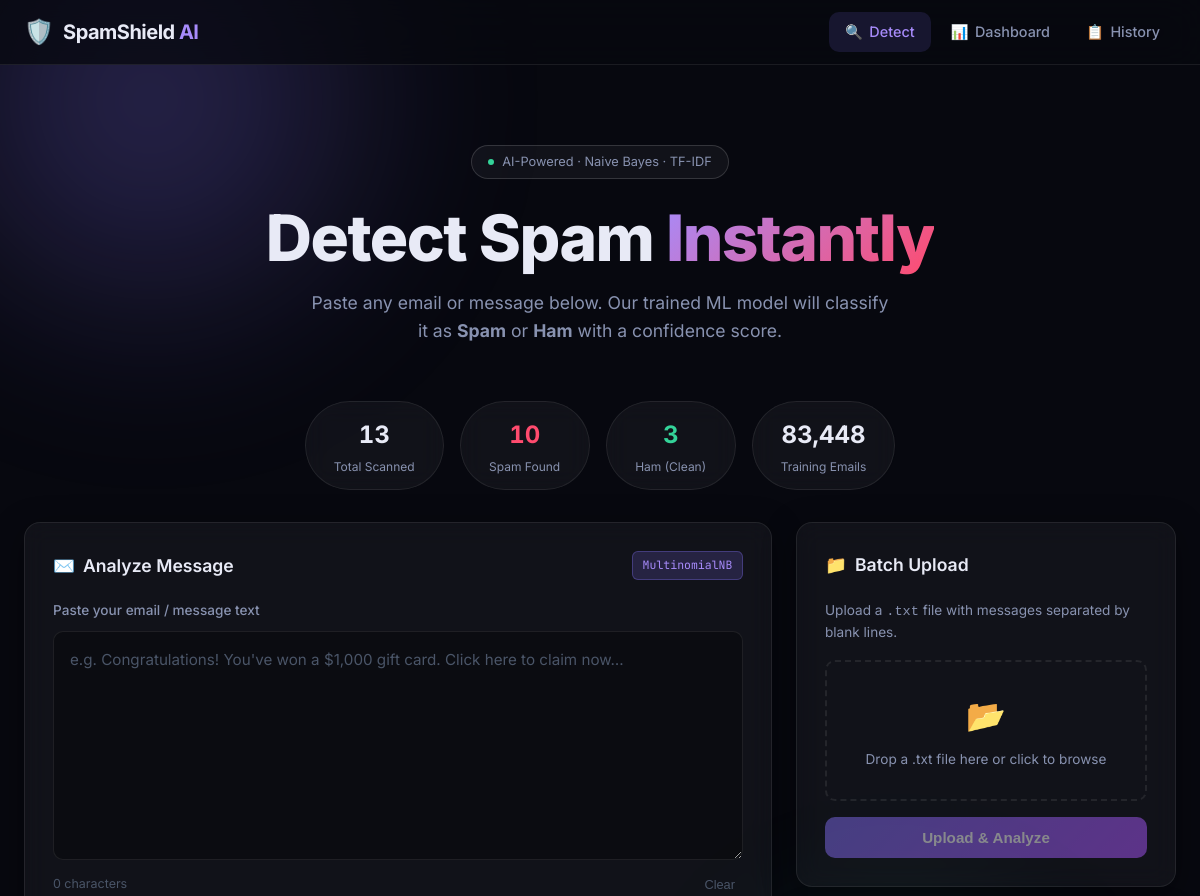
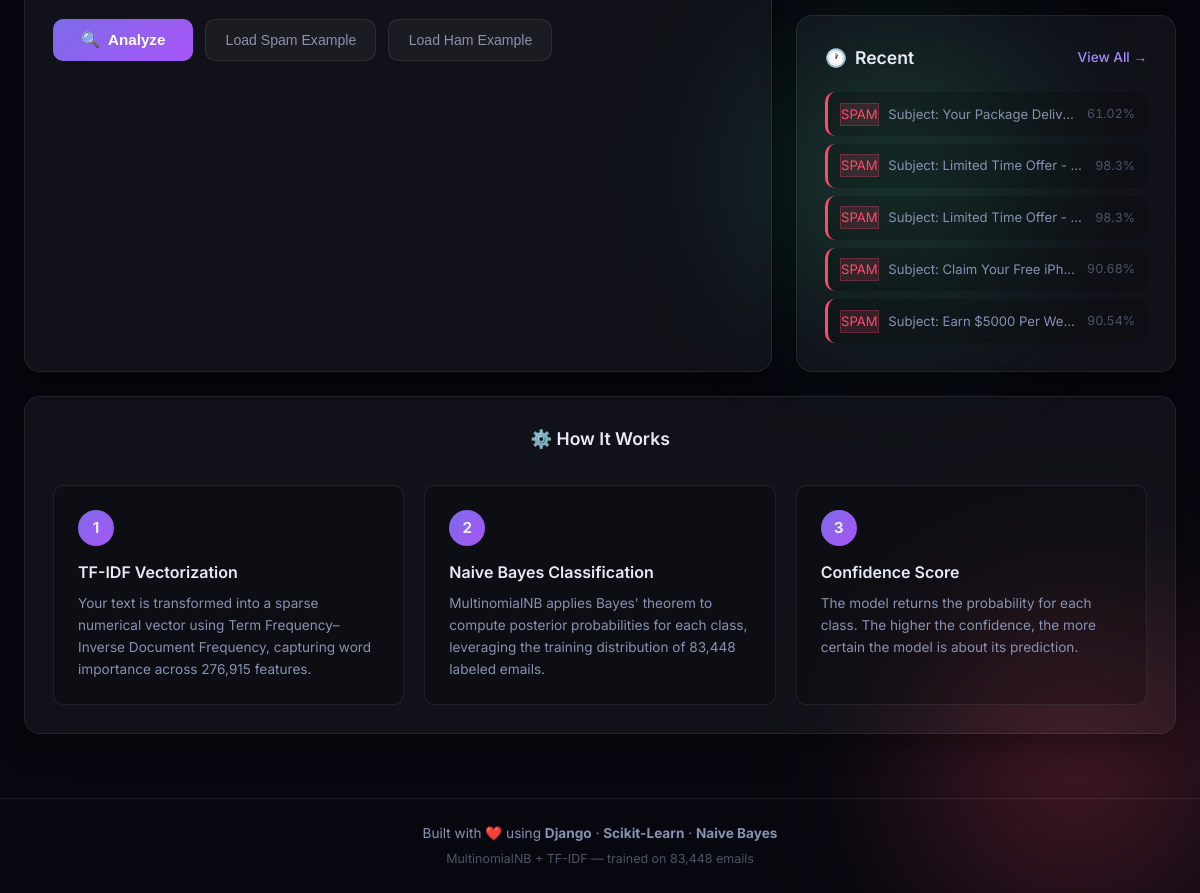
The page / on the database its author committed (2 pictures, top to bottom).
### detector/models.py (models this page shows, shortened)
class PredictionHistory(models.Model):
    LABEL_CHOICES = [
        ('spam', 'Spam'),
        ('ham', 'Ham'),
    ]
    text = models.TextField()
    label = models.CharField(max_length=4, choices=LABEL_CHOICES)
    confidence = models.FloatField(help_text="Confidence percentage (0-100)")
    spam_probability = models.FloatField(default=0.0)
    ham_probability = models.FloatField(default=0.0)
    text_length = models.IntegerField(default=0)
    source = models.CharField(
        max_length=10,
        default='manual',
        choices=[('manual', 'Manual Input'), ('batch', 'Batch Upload')],
    )
    created_at = models.DateTimeField(auto_now_add=True)
    class Meta:
        ordering = ['-created_at']
        verbose_name = 'Prediction'
        verbose_name_plural = 'Predictions'
    def text_preview(self):
        return self.text[:120] + '...' if len(self.text) > 120 else self.text

### detector/views.py (the view)
# urls.py: path('', views.index, name='index'),
def index(request):
    recent = PredictionHistory.objects.all()[:5]
    total = PredictionHistory.objects.count()
    spam_count = PredictionHistory.objects.filter(label='spam').count()
    ham_count = PredictionHistory.objects.filter(label='ham').count()
    context = {
        'recent': recent,
        'total': total,
        'spam_count': spam_count,
        'ham_count': ham_count,
    }
    return render(request, 'detector/index.html', context)

### detector/templates/detector/index.html (shortened to what this page needs)
{% extends 'detector/base.html' %}
{% block content %}
<div class="page-index">
  <section class="hero" aria-labelledby="hero-heading">
    <div class="hero-badge">
      <span class="badge-dot"></span>
      AI-Powered · Naive Bayes · TF-IDF
    </div>
    <h1 id="hero-heading" class="hero-title">
      Detect Spam <span class="gradient-text">Instantly</span>
    </h1>
    <p class="hero-sub">
      Paste any email or message below. Our trained ML model will classify it as
      <strong>Spam</strong> or <strong>Ham</strong> with a confidence score.
    </p>
  </section>
  <div class="stats-bar" aria-label="Quick statistics">
    <div class="stat-pill">
      <span class="stat-num">{{ total }}</span>
      <span class="stat-label">Total Scanned</span>
    </div>
    <div class="stat-pill">
      <span class="stat-num spam-color">{{ spam_count }}</span>
      <span class="stat-label">Spam Found</span>
    </div>
    <div class="stat-pill">
      <span class="stat-num ham-color">{{ ham_count }}</span>
      <span class="stat-label">Ham (Clean)</span>
    </div>
    <div class="stat-pill">
      <span class="stat-num">83,448</span>
      <span class="stat-label">Training Emails</span>
    </div>
  </div>
  <div class="predict-grid">
    <section class="glass-card predict-card" aria-labelledby="predict-heading">
      <div class="card-header">
        <h2 id="predict-heading" class="card-title">
          <span class="card-icon">✉️</span> Analyze Message
        </h2>
        <div class="model-badge">MultinomialNB</div>
      </div>
      <div class="form-group">
        <label for="message-input" class="form-label">Paste your email / message text</label>
        <textarea
          id="message-input"
          class="textarea"
          placeholder="e.g. Congratulations! You've won a $1,000 gift card. Click here to claim now…"
          rows="8"
          aria-required="true"
          aria-describedby="char-count"
        ></textarea>
        <div class="textarea-meta">
          <span id="char-count" class="char-count">0 characters</span>
          <button class="btn-clear" id="btn-clear" type="button" aria-label="Clear text">Clear</button>
        </div>
      </div>
      <div class="btn-row">
        <button class="btn-primary" id="btn-predict" type="button" aria-label="Analyze message for spam">
          <span class="btn-icon">🔍</span>
          <span class="btn-text">Analyze</span>
        </button>
        <button class="btn-secondary" id="btn-example-spam" type="button" aria-label="Load spam example">
          Load Spam Example
        </button>
        <button class="btn-secondary" id="btn-example-ham" type="button" aria-label="Load ham example">
          Load Ham Example
        </button>
      </div>
    </section>
    <aside class="side-panel">
      <section class="glass-card batch-card" aria-labelledby="batch-heading">
        <div class="card-header">
          <h2 id="batch-heading" class="card-title">
            <span class="card-icon">📁</span> Batch Upload
          </h2>
        </div>
        <p class="batch-desc">
          Upload a <code>.txt</code> file with messages separated by blank lines.
        </p>
        <form method="POST" action="{% url 'predict_batch' %}" enctype="multipart/form-data" id="batch-form">
          <label class="file-drop" id="file-drop-zone" for="file-input" tabindex="0" aria-label="Drop zone for batch file upload">
            <span class="file-drop-icon" aria-hidden="true">📂</span>
            <span class="file-drop-text" id="file-drop-text">Drop a .txt file here or click to browse</span>
          </label>
          <button class="btn-primary btn-full" id="btn-batch-submit" type="submit" disabled aria-label="Upload and analyze batch file">
            Upload & Analyze
          </button>
        </form>
      </section>
      {% if recent %}
      <section class="glass-card recent-card" aria-labelledby="recent-heading">
        <div class="card-header">
          <h2 id="recent-heading" class="card-title">
            <span class="card-icon">🕐</span> Recent
          </h2>
          <a href="{% url 'history' %}" class="view-all-link" aria-label="View all prediction history">View All →</a>
        </div>
        <ul class="recent-list" role="list">
          {% for item in recent %}
          <li class="recent-item {% if item.label == 'spam' %}recent-spam{% else %}recent-ham{% endif %}">
            <span class="recent-badge {% if item.label == 'spam' %}badge-spam{% else %}badge-ham{% endif %}">
              {{ item.label|upper }}
            </span>
            <span class="recent-text">{{ item.text_preview }}</span>
            <span class="recent-conf">{{ item.confidence }}%</span>
          </li>
          {% endfor %}
        </ul>
      </section>
      {% endif %}
    </aside>
  </div>
  <section class="glass-card how-it-works" aria-labelledby="how-heading">
    <h2 id="how-heading" class="card-title centered">⚙️ How It Works</h2>
    <div class="steps-grid">
      <div class="step-card">
        <div class="step-num" aria-hidden="true">1</div>
        <div class="step-title">TF-IDF Vectorization</div>
        <div class="step-desc">Your text is transformed into a sparse numerical vector using Term Frequency–Inverse Document Frequency, capturing word importance across 276,915 features.</div>
      </div>
      <div class="step-card">
        <div class="step-num" aria-hidden="true">2</div>
        <div class="step-title">Naive Bayes Classification</div>
        <div class="step-desc">MultinomialNB applies Bayes' theorem to compute posterior probabilities for each class, leveraging the training distribution of 83,448 labeled emails.</div>
      </div>
      <div class="step-card">
        <div class="step-num" aria-hidden="true">3</div>
        <div class="step-title">Confidence Score</div>
        <div class="step-desc">The model returns the probability for each class. The higher the confidence, the more certain the model is about its prediction.</div>
      </div>
    </div>
  </section>
</div>
{% endblock %}

### rows shown on the page
PredictionHistory: label "SPAM", text_preview "Subject: Your Package Deliv…", confidence "61.02"
PredictionHistory: label "SPAM", text_preview "Subject: Limited Time Offer -…", confidence "98.3"
PredictionHistory: label "SPAM", text_preview "Subject: Limited Time Offer -…", confidence "98.3"
PredictionHistory: label "SPAM", text_preview "Subject: Claim Your Free iPh…", confidence "90.68"
PredictionHistory: label "SPAM", text_preview "Subject: Earn $5000 Per We…", confidence "90.54"

### other values the page prints
{{ total }} "13"
{{ spam_count }} "10"
{{ ham_count }} "3"
